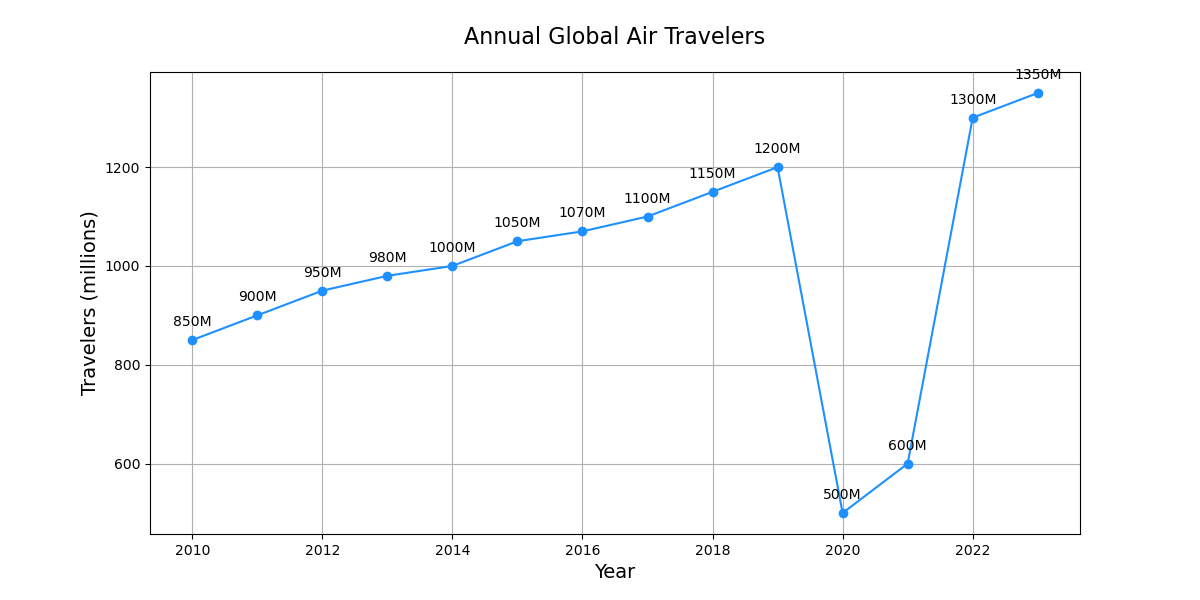

This figure's Python source:

import matplotlib.pyplot as plt

# Data points
years = [2010, 2011, 2012, 2013, 2014, 2015, 2016, 2017, 2018, 2019, 2020, 2021, 2022, 2023]
travelers = [850, 900, 950, 980, 1000, 1050, 1070, 1100, 1150, 1200, 500, 600, 1300, 1350]

# Create figure and plot
fig, ax = plt.subplots(figsize=(12, 6))

# Change the color scheme using specific hex codes
ax.plot(years, travelers, color='#1E90FF', marker='o')

# Set the title and labels
ax.set_title('Annual Global Air Travelers', fontsize=16, pad=20)
ax.set_xlabel('Year', fontsize=14)
ax.set_ylabel('Travelers (millions)', fontsize=14)

# Adding annotations/labels
for (year, traveler) in zip(years, travelers):
    ax.annotate(f'{traveler}M', xy=(year, traveler), textcoords="offset points", xytext=(0,10), ha='center')

plt.grid(True)
plt.show()
